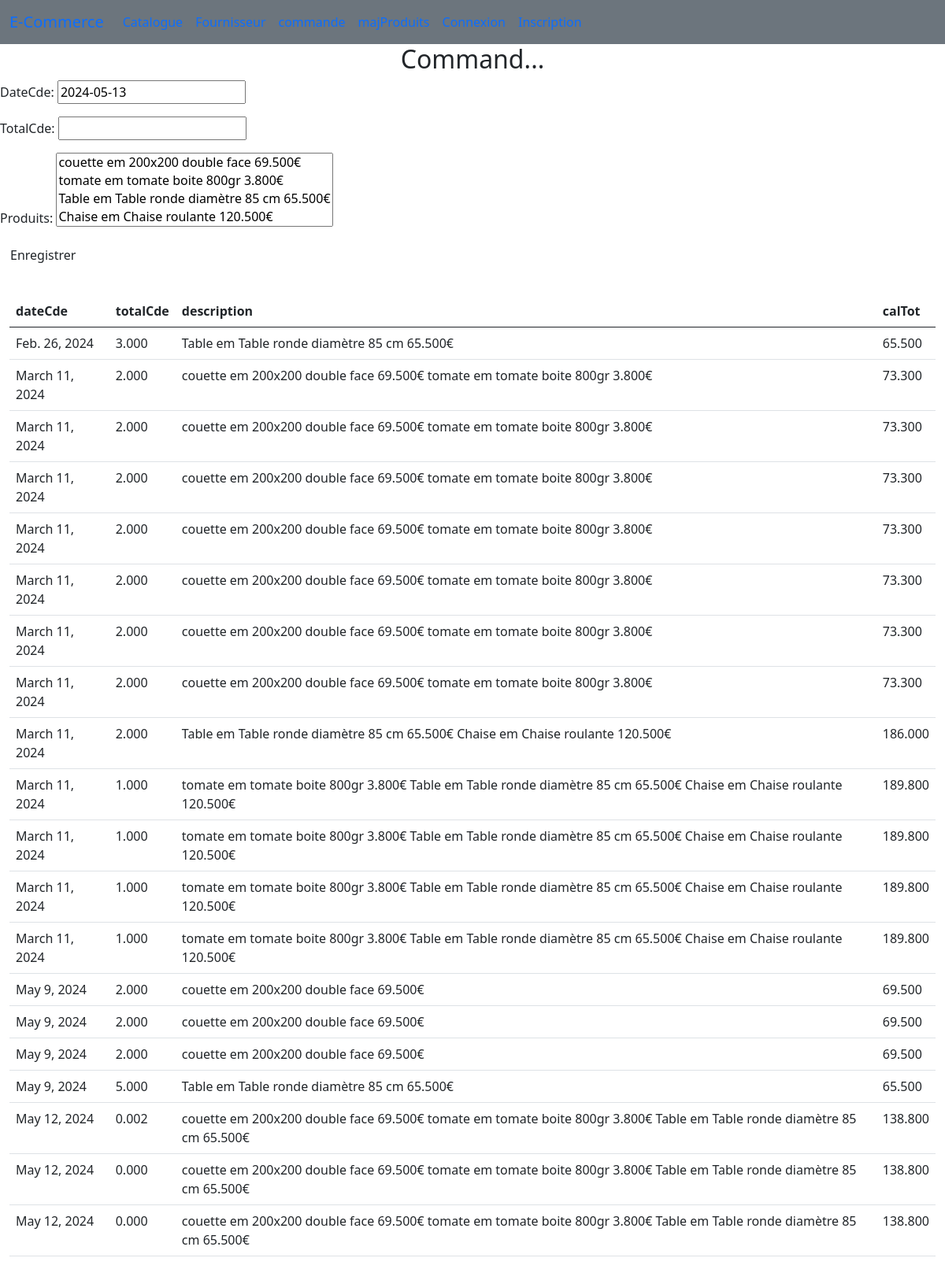
Screenshot of /magasin/commande/ with the database file from the repository.
### magasin/models.py (models this page shows, shortened)
class Commande(models.Model):
    dateCde = models.DateField(null=True, default=date.today)
    totalCde = models.DecimalField(max_digits=10, decimal_places=3)
    produits = models.ManyToManyField('Produit')
    def calTot(self):
        total = 0
        for produit in self.produits.all():
            total += produit.prix
        return total
    def test(self):
        ch = ""
        for p in self.produits.all():
            ch = ch + str(p) + " "
        return ch

class Produit(models.Model):
    TYPE_CHOICES = [('fr', 'frais'), ('cs', 'conserve'), ('em', 'emballe')]
    libelle = models.CharField(max_length=255)
    description = models.TextField()
    prix = models.DecimalField(max_digits=10, decimal_places=3)
    type = models.CharField(max_length=255, choices=TYPE_CHOICES, default='em')
    img = models.ImageField(blank=True)
    catégorie = models.ForeignKey('Categorie', on_delete=models.CASCADE, null=True)
    Fournisseur = models.ForeignKey('Fournisseur', on_delete=models.CASCADE, null=True)
    def __str__(self):
        return self.libelle + " " + self.type + " " + self.description + " " + str(self.prix) + '€'

### magasin/views.py (the view)
# urls.py: path('commande/', views.nCommande, name='nCommande'),
def nCommande(request):
    form = CommandeForm(request.POST or None)
    if request.method == 'POST':
        if form.is_valid():
            form.save()
    commandes = Commande.objects.all()
    context = {'form': form, 'commandes': commandes}
    return render(request, 'magasin/commande.html', context)

### magasin/forms.py
class CommandeForm(ModelForm):
    class Meta:
        model = Commande
        fields = "__all__"

### magasin/templates/magasin/commande.html
{% extends 'magasin/base.html' %} {% block content %}
<div class="col-md-12 text-center">
  <h2>Command...</h2>
</div>
<form method="POST" class="post-form">
  {% csrf_token %} {{ form.as_p }}
  <button type="submit" class="btn btn-default">Enregistrer</button>
</form>
<div class="container-fluid mt-3">
  <div class="row">
    <div id="{{ f.id }}" class="container mt-3">
      <table class="table">
        <thead>
          <tr>
            <th>dateCde</th>
            <th>totalCde</th>
            <th>description</th>
            <th>calTot</th>
          </tr>
        </thead>
        <tbody>
          {% for f in commandes %}
          <tr>
            <td>{{ f.dateCde }}</td>
            <td>{{f.totalCde }}</td>
            <td>{{f.test}}</td>
            <td>{{f.calTot}}</td>
          </tr>
          {% endfor %}
        </tbody>
      </table>
    </div>
  </div>
</div>
{% endblock %}

### rows the page displays
Commande: dateCde "Feb. 26, 2024", totalCde "3.000", test "Table em Table ronde diamètre 85 cm 65.500€", calTot "65.500"
Commande: dateCde "March 11, 2024", totalCde "2.000", test "couette em 200x200 double face 69.500€ tomate em tomate boite 800gr 3.800€", calTot "73.300"
Commande: dateCde "March 11, 2024", totalCde "2.000", test "couette em 200x200 double face 69.500€ tomate em tomate boite 800gr 3.800€", calTot "73.300"
Commande: dateCde "March 11, 2024", totalCde "2.000", test "couette em 200x200 double face 69.500€ tomate em tomate boite 800gr 3.800€", calTot "73.300"
Commande: dateCde "March 11, 2024", totalCde "2.000", test "couette em 200x200 double face 69.500€ tomate em tomate boite 800gr 3.800€", calTot "73.300"
Commande: dateCde "March 11, 2024", totalCde "2.000", test "couette em 200x200 double face 69.500€ tomate em tomate boite 800gr 3.800€", calTot "73.300"
Commande: dateCde "March 11, 2024", totalCde "2.000", test "couette em 200x200 double face 69.500€ tomate em tomate boite 800gr 3.800€", calTot "73.300"
Commande: dateCde "March 11, 2024", totalCde "2.000", test "couette em 200x200 double face 69.500€ tomate em tomate boite 800gr 3.800€", calTot "73.300"
Commande: dateCde "March 11, 2024", totalCde "2.000", test "Table em Table ronde diamètre 85 cm 65.500€ Chaise em Chaise roulante 120.500€", calTot "186.000"
Commande: dateCde "March 11, 2024", totalCde "1.000", test "tomate em tomate boite 800gr 3.800€ Table em Table ronde diamètre 85 cm 65.500€ Chaise em Chaise roulante 120.500€", calTot "189.800"
Commande: dateCde "March 11, 2024", totalCde "1.000", test "tomate em tomate boite 800gr 3.800€ Table em Table ronde diamètre 85 cm 65.500€ Chaise em Chaise roulante 120.500€", calTot "189.800"
Commande: dateCde "March 11, 2024", totalCde "1.000", test "tomate em tomate boite 800gr 3.800€ Table em Table ronde diamètre 85 cm 65.500€ Chaise em Chaise roulante 120.500€", calTot "189.800"
Commande: dateCde "March 11, 2024", totalCde "1.000", test "tomate em tomate boite 800gr 3.800€ Table em Table ronde diamètre 85 cm 65.500€ Chaise em Chaise roulante 120.500€", calTot "189.800"
Commande: dateCde "May 9, 2024", totalCde "2.000", test "couette em 200x200 double face 69.500€", calTot "69.500"
Commande: dateCde "May 9, 2024", totalCde "2.000", test "couette em 200x200 double face 69.500€", calTot "69.500"
Commande: dateCde "May 9, 2024", totalCde "2.000", test "couette em 200x200 double face 69.500€", calTot "69.500"
Commande: dateCde "May 9, 2024", totalCde "5.000", test "Table em Table ronde diamètre 85 cm 65.500€", calTot "65.500"
Commande: dateCde "May 12, 2024", totalCde "0.002", test "couette em 200x200 double face 69.500€ tomate em tomate boite 800gr 3.800€ Table em Table ronde diamètre 85 cm 65.500€", calTot "138.800"
Commande: dateCde "May 12, 2024", totalCde "0.000", test "couette em 200x200 double face 69.500€ tomate em tomate boite 800gr 3.800€ Table em Table ronde diamètre 85 cm 65.500€", calTot "138.800"
Commande: dateCde "May 12, 2024", totalCde "0.000", test "couette em 200x200 double face 69.500€ tomate em tomate boite 800gr 3.800€ Table em Table ronde diamètre 85 cm 65.500€", calTot "138.800"
